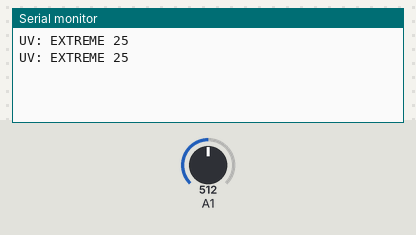
The sketch below on a simulated Arduino Uno, built with avr-gcc and run on an emulated ATmega328P. On the bench: the last lines printed to the serial monitor. The test bench sets the inputs (shaded band); at power-on: A1 = 512.

Above: at 2.2 s.
2.3 s: A1 set to 233
At 3.6 s:
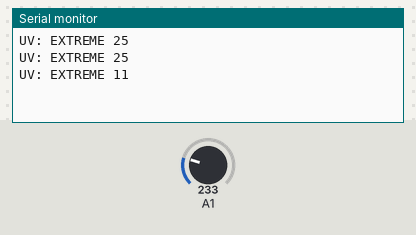
3.8 s: A1 set to 216
At 4.6 s:
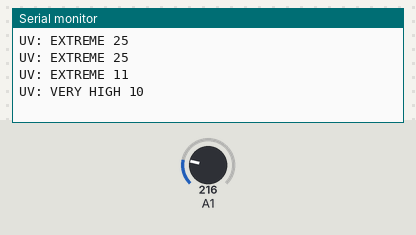
6.5 s: A1 set to 172
At 7.8 s:
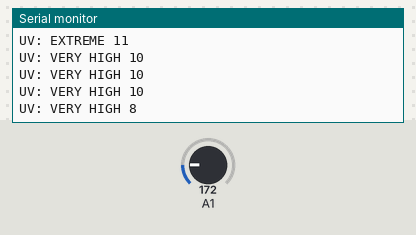
8.0 s: A1 set to 147
At 8.8 s:
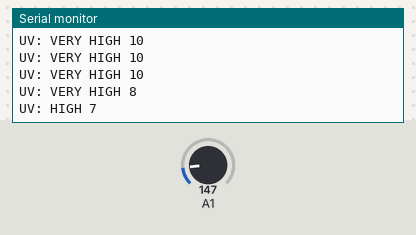
10.5 s: A1 set to 110
At 11.8 s:
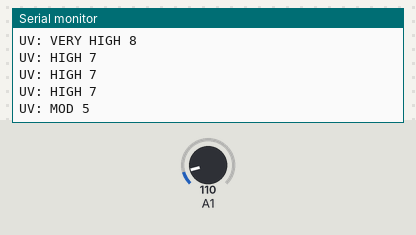

Measured:
- the behaviour switches between 226 and 225 on A1 (found by bisection; images 1 and 2)
- the behaviour switches between 164 and 163 on A1 (found by bisection; images 3 and 4)
- the behaviour switches between 123 and 122 on A1 (found by bisection; images 4 and 5)
- after the input at 2.3 s, the serial monitor: prints a new line after 0.70 s (image 1)
- after the input at 3.8 s, the serial monitor: prints a new line after 0.20 s (image 2)
- after the input at 6.5 s, the serial monitor: prints a new line after 0.50 s (image 3)
- after the input at 8.0 s, the serial monitor: prints a new line at once (image 4)
- after the input at 10.5 s, the serial monitor: prints a new line after 0.51 s (image 5)

The sketch:

UV_-_GUVA-S12SD.ino
```cpp
#include <SPI.h>
#include <Wire.h>

void uv_index()
{

  float sensorVoltage;
  float sensorValue;
  int UV_index;
  String quality ="";
  sensorValue   = analogRead(A1);
  sensorVoltage = sensorValue/1024*5.0;
  UV_index= sensorVoltage/0.1;


   //condition for UV state
  if(UV_index<=2){
   quality = "LOW";
   }

  else if(UV_index > 2 && UV_index <=5){
   quality = "MOD";
   }

  else if(UV_index>5 && UV_index<=7){
   quality = "HIGH";
   }

  else if(UV_index>7 && UV_index<=10){
   quality = "VERY HIGH";

   }

  else{
   quality = "EXTREME";
  }
  Serial.print("UV: "+String(quality) + " ");
  Serial.print(UV_index);

  Serial.println();
  delay(1000);
}

void setup() {
  Serial.begin(115200);
  delay(1000);
}

void loop() {
   uv_index();

}
```
